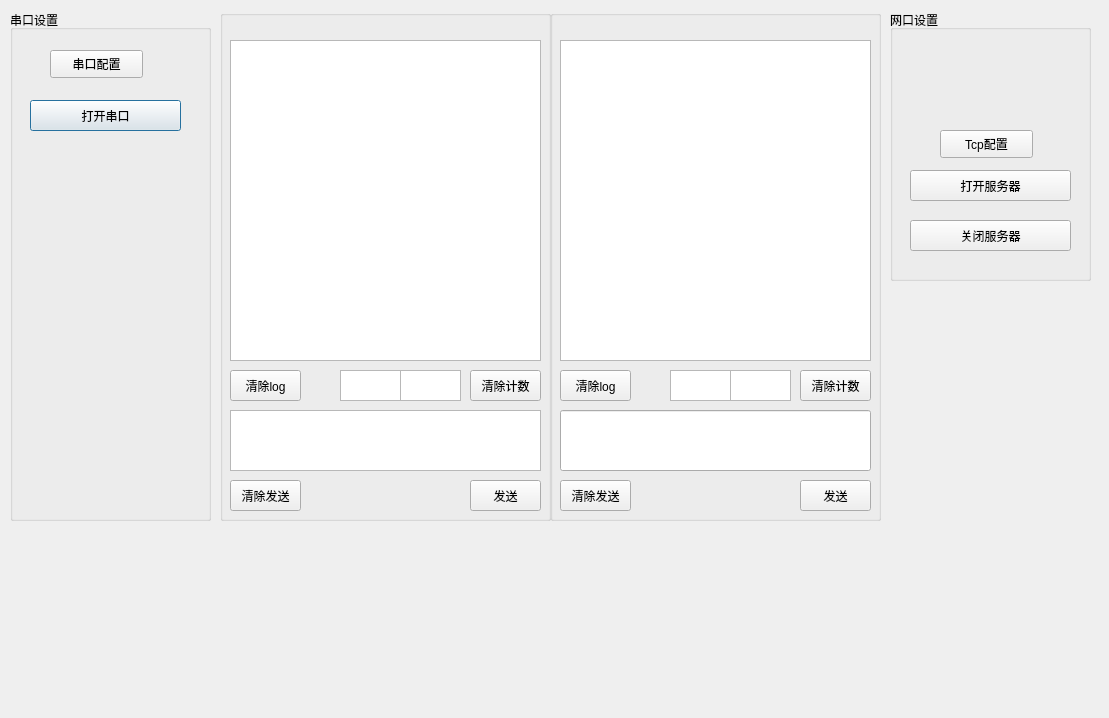
<?xml version="1.0" encoding="UTF-8"?>
<ui version="4.0">
 <class>Module5</class>
 <widget class="QDialog" name="Module5">
  <property name="geometry">
   <rect>
    <x>0</x>
    <y>0</y>
    <width>1109</width>
    <height>718</height>
   </rect>
  </property>
  <property name="windowTitle">
   <string>Dialog</string>
  </property>
  <widget class="QGroupBox" name="groupBox">
   <property name="geometry">
    <rect>
     <x>10</x>
     <y>10</y>
     <width>201</width>
     <height>511</height>
    </rect>
   </property>
   <property name="title">
    <string>串口设置</string>
   </property>
   <widget class="QPushButton" name="serialSwitch">
    <property name="geometry">
     <rect>
      <x>20</x>
      <y>90</y>
      <width>151</width>
      <height>31</height>
     </rect>
    </property>
    <property name="text">
     <string>打开串口</string>
    </property>
   </widget>
   <widget class="QPushButton" name="serialConfigButton">
    <property name="geometry">
     <rect>
      <x>40</x>
      <y>40</y>
      <width>93</width>
      <height>28</height>
     </rect>
    </property>
    <property name="text">
     <string>串口配置</string>
    </property>
   </widget>
  </widget>
  <widget class="QGroupBox" name="serial_display_group">
   <property name="geometry">
    <rect>
     <x>220</x>
     <y>10</y>
     <width>331</width>
     <height>511</height>
    </rect>
   </property>
   <property name="title">
    <string/>
   </property>
   <widget class="QPushButton" name="serialSendButton">
    <property name="geometry">
     <rect>
      <x>250</x>
      <y>470</y>
      <width>71</width>
      <height>31</height>
     </rect>
    </property>
    <property name="text">
     <string>发送</string>
    </property>
   </widget>
   <widget class="QTextEdit" name="serialLogDisplay">
    <property name="geometry">
     <rect>
      <x>10</x>
      <y>30</y>
      <width>311</width>
      <height>321</height>
     </rect>
    </property>
   </widget>
   <widget class="QPushButton" name="serialClearTxDataButton">
    <property name="geometry">
     <rect>
      <x>10</x>
      <y>470</y>
      <width>71</width>
      <height>31</height>
     </rect>
    </property>
    <property name="text">
     <string>清除发送</string>
    </property>
   </widget>
   <widget class="QPushButton" name="serialClearLogButton">
    <property name="geometry">
     <rect>
      <x>10</x>
      <y>360</y>
      <width>71</width>
      <height>31</height>
     </rect>
    </property>
    <property name="text">
     <string>清除log</string>
    </property>
   </widget>
   <widget class="QPushButton" name="on_serialClearCountButton">
    <property name="geometry">
     <rect>
      <x>250</x>
      <y>360</y>
      <width>71</width>
      <height>31</height>
     </rect>
    </property>
    <property name="text">
     <string>清除计数</string>
    </property>
   </widget>
   <widget class="QTextEdit" name="serialTxDisplay">
    <property name="enabled">
     <bool>true</bool>
    </property>
    <property name="geometry">
     <rect>
      <x>120</x>
      <y>360</y>
      <width>61</width>
      <height>31</height>
     </rect>
    </property>
   </widget>
   <widget class="QTextEdit" name="serialSendDataDisplay">
    <property name="geometry">
     <rect>
      <x>10</x>
      <y>400</y>
      <width>311</width>
      <height>61</height>
     </rect>
    </property>
   </widget>
   <widget class="QTextEdit" name="serialRxDisplay">
    <property name="geometry">
     <rect>
      <x>180</x>
      <y>360</y>
      <width>61</width>
      <height>31</height>
     </rect>
    </property>
   </widget>
  </widget>
  <widget class="QGroupBox" name="groupBox_2">
   <property name="geometry">
    <rect>
     <x>890</x>
     <y>10</y>
     <width>201</width>
     <height>271</height>
    </rect>
   </property>
   <property name="title">
    <string>网口设置</string>
   </property>
   <widget class="QPushButton" name="tcpConnectButton">
    <property name="geometry">
     <rect>
      <x>20</x>
      <y>160</y>
      <width>161</width>
      <height>31</height>
     </rect>
    </property>
    <property name="text">
     <string>打开服务器</string>
    </property>
   </widget>
   <widget class="QPushButton" name="tcpDisconnectButton">
    <property name="geometry">
     <rect>
      <x>20</x>
      <y>210</y>
      <width>161</width>
      <height>31</height>
     </rect>
    </property>
    <property name="text">
     <string>关闭服务器</string>
    </property>
   </widget>
   <widget class="QPushButton" name="tcpConfigButton">
    <property name="geometry">
     <rect>
      <x>50</x>
      <y>120</y>
      <width>93</width>
      <height>28</height>
     </rect>
    </property>
    <property name="text">
     <string>Tcp配置</string>
    </property>
   </widget>
  </widget>
  <widget class="QGroupBox" name="tcp_display_group">
   <property name="geometry">
    <rect>
     <x>550</x>
     <y>10</y>
     <width>331</width>
     <height>511</height>
    </rect>
   </property>
   <property name="title">
    <string/>
   </property>
   <widget class="QPushButton" name="tcpSendButton">
    <property name="geometry">
     <rect>
      <x>250</x>
      <y>470</y>
      <width>71</width>
      <height>31</height>
     </rect>
    </property>
    <property name="text">
     <string>发送</string>
    </property>
   </widget>
   <widget class="QPushButton" name="tcpClearLogButton">
    <property name="geometry">
     <rect>
      <x>10</x>
      <y>360</y>
      <width>71</width>
      <height>31</height>
     </rect>
    </property>
    <property name="text">
     <string>清除log</string>
    </property>
   </widget>
   <widget class="QTextEdit" name="tx_display_tcp">
    <property name="enabled">
     <bool>true</bool>
    </property>
    <property name="geometry">
     <rect>
      <x>120</x>
      <y>360</y>
      <width>61</width>
      <height>31</height>
     </rect>
    </property>
   </widget>
   <widget class="QPushButton" name="rxtx_clear_tcp">
    <property name="geometry">
     <rect>
      <x>250</x>
      <y>360</y>
      <width>71</width>
      <height>31</height>
     </rect>
    </property>
    <property name="text">
     <string>清除计数</string>
    </property>
   </widget>
   <widget class="QTextEdit" name="tcpLogDisplay">
    <property name="geometry">
     <rect>
      <x>10</x>
      <y>30</y>
      <width>311</width>
      <height>321</height>
     </rect>
    </property>
   </widget>
   <widget class="QTextEdit" name="rx_display_tcp">
    <property name="geometry">
     <rect>
      <x>180</x>
      <y>360</y>
      <width>61</width>
      <height>31</height>
     </rect>
    </property>
   </widget>
   <widget class="QPushButton" name="tcpClearTxDataButton">
    <property name="geometry">
     <rect>
      <x>10</x>
      <y>470</y>
      <width>71</width>
      <height>31</height>
     </rect>
    </property>
    <property name="text">
     <string>清除发送</string>
    </property>
   </widget>
   <widget class="QLineEdit" name="tcpSendDataEdit">
    <property name="geometry">
     <rect>
      <x>10</x>
      <y>400</y>
      <width>311</width>
      <height>61</height>
     </rect>
    </property>
   </widget>
  </widget>
 </widget>
 <resources/>
 <connections/>
</ui>
